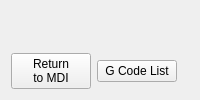
                <widget class="QWidget" name="mdiPage_2">
                 <layout class="QGridLayout" name="gridLayout_39">
                  <item row="1" column="1">
                   <widget class="QPushButton" name="pushButton_23">
                    <property name="text">
                     <string>G Code List</string>
                    </property>
                    <property name="page" stdset="0">
                     <number>2</number>
                    </property>
                    <attribute name="buttonGroup">
                     <string notr="true">mdiNavGroup</string>
                    </attribute>
                   </widget>
                  </item>
                  <item row="1" column="0">
                   <widget class="QPushButton" name="pushButton_1">
                    <property name="text">
                     <string>Return
to MDI</string>
                    </property>
                    <property name="page" stdset="0">
                     <number>0</number>
                    </property>
                    <attribute name="buttonGroup">
                     <string notr="true">mdiNavGroup</string>
                    </attribute>
                   </widget>
                  </item>
                  <item row="0" column="0" colspan="3">
                   <widget class="QLabel" name="gcodeHelpLabel">
                    <property name="text">
                     <string/>
                    </property>
                    <property name="alignment">
                     <set>Qt::AlignLeading|Qt::AlignLeft|Qt::AlignTop</set>
                    </property>
                   </widget>
                  </item>
                 </layout>
                </widget>
